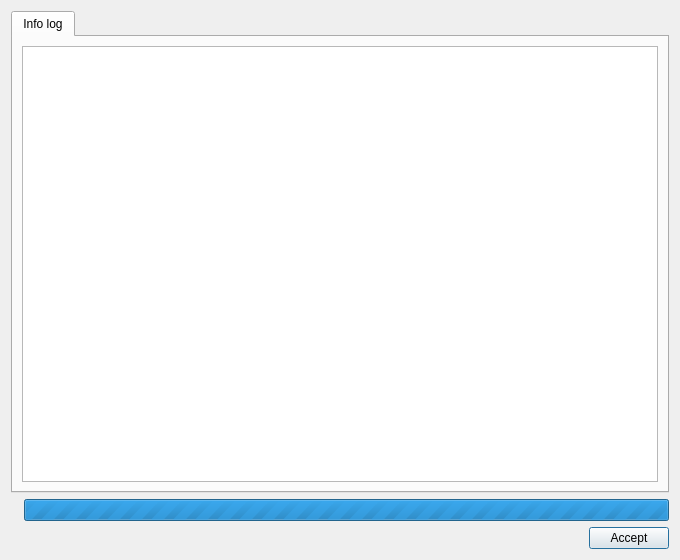
<?xml version="1.0" encoding="UTF-8"?>
<ui version="4.0">
 <class>dlg_parse_inp</class>
 <widget class="QDialog" name="dlg_parse_inp">
  <property name="geometry">
   <rect>
    <x>0</x>
    <y>0</y>
    <width>680</width>
    <height>560</height>
   </rect>
  </property>
  <property name="windowTitle">
   <string>Parsing INP file</string>
  </property>
  <layout class="QGridLayout" name="gridLayout">
   <item row="2" column="1">
    <layout class="QGridLayout" name="lyt_buttons">
     <item row="0" column="0">
      <spacer name="horizontalSpacer">
       <property name="orientation">
        <enum>Qt::Horizontal</enum>
       </property>
       <property name="sizeHint" stdset="0">
        <size>
         <width>40</width>
         <height>20</height>
        </size>
       </property>
      </spacer>
     </item>
     <item row="0" column="1">
      <widget class="QPushButton" name="btn_accept">
       <property name="text">
        <string>Accept</string>
       </property>
      </widget>
     </item>
    </layout>
   </item>
   <item row="0" column="1">
    <widget class="QTabWidget" name="mainTab">
     <property name="currentIndex">
      <number>0</number>
     </property>
     <widget class="QWidget" name="tab_databaselog">
      <attribute name="title">
       <string>Info log</string>
      </attribute>
      <layout class="QGridLayout" name="gridLayout_2">
       <item row="0" column="0">
        <widget class="QTextEdit" name="txt_infolog"/>
       </item>
      </layout>
     </widget>
    </widget>
   </item>
   <item row="1" column="1">
    <layout class="QGridLayout" name="lyt_progress">
     <item row="1" column="0">
      <widget class="QLabel" name="lbl_time">
       <property name="text">
        <string/>
       </property>
      </widget>
     </item>
     <item row="1" column="1">
      <widget class="QProgressBar" name="progressBar">
       <property name="sizePolicy">
        <sizepolicy hsizetype="Expanding" vsizetype="Fixed">
         <horstretch>0</horstretch>
         <verstretch>0</verstretch>
        </sizepolicy>
       </property>
       <property name="maximum">
        <number>0</number>
       </property>
       <property name="value">
        <number>-1</number>
       </property>
       <property name="textVisible">
        <bool>false</bool>
       </property>
      </widget>
     </item>
    </layout>
   </item>
  </layout>
 </widget>
 <resources/>
 <connections/>
</ui>
